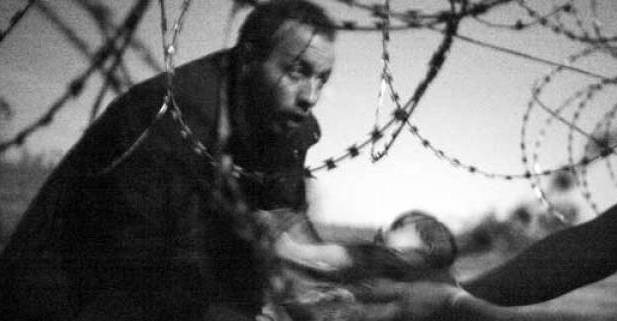
%> input picture autovalores-autovectores/2º sesión/photpress16.jpg, 617 x 321 px
$ octave ejercicio2.m   (GNU Octave 9; MATLAB toolbox functions it lacks are replaced by stand-ins)
%> lines starting %> are read from the running program, lines starting %| are printed output that depends on the picture
[A, im] = obtenermatriz('photpress16.jpg');
%> in obtenermatriz, im is the input picture: size 321x617 uint8; min 0, max 255, mean 107
valoressingulares(A);
%> in valoressingulares, `s = diag(S);`: s = 321 values, max 56271.5 at index 1, min 2.97 at index 321, mean 549.4
%> in valoressingulares, `cont_inf = s/s(1);`: cont_inf = 321 values, max 1 at index 1, min 5.28e-05 at index 321, mean 0.00976

[U10, S10, V10, im10] = kfunction(A, 10);
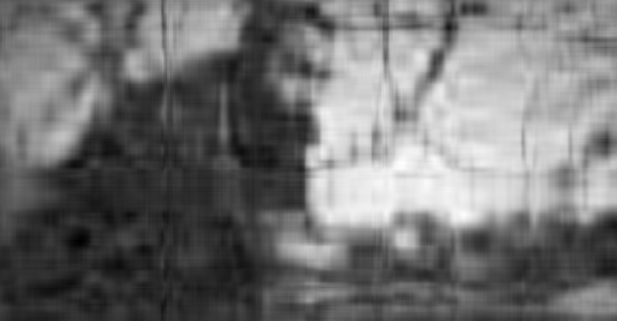
%> im10: size 321x617 double; min -35.88, max 282, mean 107; drawn with min black and max white
[U20, S20, V20, im20] = kfunction(A, 20);
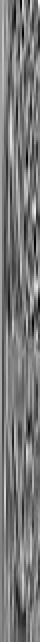
%> U20: size 321x20 double (shown 2 times larger); min -0.179, max 0.204, mean 0.00309; drawn with min black and max white
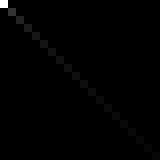
%> S20: size 20x20 double (shown 8 times larger); min 0, max 56271.5, mean 321.7; drawn with min black and max white
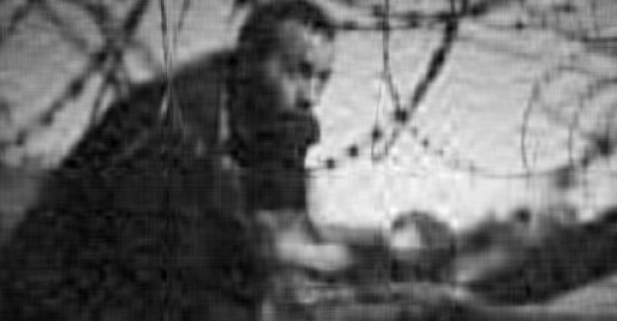
%> im20: size 321x617 double; min -13.68, max 283.2, mean 107; drawn with min black and max white
[U30, S30, V30, im30] = kfunction(A, 30);
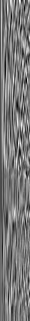
%> U30: size 321x30 double; min -0.19, max 0.204, mean -0.00249; drawn with min black and max white
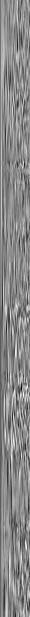
%> V30: size 617x30 double; min -0.183, max 0.156, mean -0.00074; drawn with min black and max white
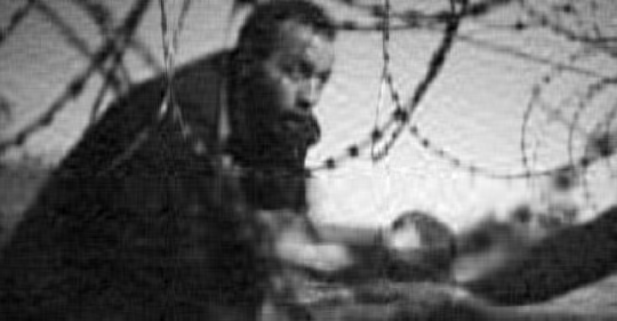
%> im30: size 321x617 double; min -8.7, max 272, mean 107; drawn with min black and max white

dibujarimg(im, im10, im20, im30);

[err10, gan10] = error_ganancia(A, U10 * S10 * V10', 10);
%> in error_ganancia, `err = norm(A - Ak) / norm(A);`: err = 0.0564
%> err10 = 0.0564; gan10 = 0.0474
[err20, gan20] = error_ganancia(A, U20 * S20 * V20', 20);
%> err20 = 0.0271; gan20 = 0.0948
[err30, gan30] = error_ganancia(A, U30 * S30 * V30', 30);
%> err30 = 0.0174; gan30 = 0.142

%subplot(1,1,1);
%plot([1, 2, 3], [err10, err20, err30], 'b', [1, 2, 3], [gan10, gan20, gan30], 'r');

function [A, im] = obtenermatriz(path)
    im = imread(path);
    imagesc(im);colormap(gray);
    A = double(im);
end

function valoressingulares(A)
    [U,S,V] = svd(A);
    s = diag(S);
    subplot(2,1,1);

    %Primera gr醘ica
    plot(1:321, s);
    title('Usando plot()');
    subplot(2,1,2);
    semilogy(1:321, s);
    title('Usando semilogy()');

    %Segunda gr醘ica
    cont_inf = s/s(1);
    subplot(1,1,1);
    plot(cont_inf(1:21));
    title('Valores singulares en proporci髇 al primer valor singular');
end

function [Uk, Sk, Vk, imk] = kfunction(A, k)
    [Uk, Sk, Vk] = svds(A, k);
    imk = Uk * Sk * Vk';
end

function dibujarimg(im1, im2, im3, im4)
    subplot(2,2,1);
    imagesc(im1);colormap(gray);
    title('IMAGEN ORIGINAL');

    subplot(2,2,3);
    imagesc(im2);colormap(gray);
    title('IMAGEN K=10');

    subplot(2,2,2);
    imagesc(im3);colormap(gray);
    title('IMAGEN K=20');

    subplot(2,2,4);
    imagesc(im4);colormap(gray);
    title('IMAGEN K=30');
end

function [err, gan] = error_ganancia(A, Ak, k)
    err = norm(A - Ak) / norm(A);
    [n, m] = size(A);
    gan = k*(n+m+1)/(n*m);
end
